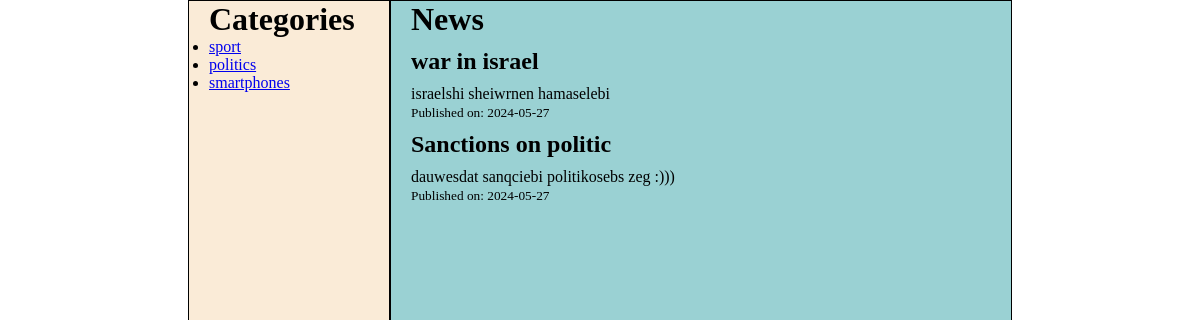
/?category_id=2, run on the app's committed database.
### tables this page shows
CREATE TABLE `categorys` (
  `category_id` int(4) UNSIGNED NOT NULL,
  `title` varchar(100) NOT NULL,
  `description` text DEFAULT NULL,
  `created_at` date NOT NULL DEFAULT current_timestamp()
);

CREATE TABLE `news` (
  `news_id` int(4) NOT NULL,
  `title` varchar(20) NOT NULL,
  `information` text NOT NULL,
  `created_at` date NOT NULL DEFAULT current_timestamp(),
  `category_id` int(4) UNSIGNED NOT NULL,
  `user_id` int(4) UNSIGNED NOT NULL
);

### index.php (the view, shortened to what this page needs)
<?php
include "./connection/conn.php"
?>
<!DOCTYPE html>
<html lang="en">
<head>
    <link rel="stylesheet" href="style.css">
</head>
<body>
    <main>
        <?php
        $nav_q = "SELECT category_id, title FROM categorys";
        $nav_result = mysqli_query($conn, $nav_q);
        $navigation = mysqli_fetch_all($nav_result, MYSQLI_ASSOC);
        $selected_category_id = isset($_GET['category_id']) ? intval($_GET['category_id']) : null;
        if ($selected_category_id) {
            $news_q = "SELECT news_id, title, information, created_at FROM news WHERE category_id = $selected_category_id";
        } else {
            $news_q = "SELECT news_id, title, information, created_at FROM news";
        }
        $news_result = mysqli_query($conn, $news_q);
        $newsfromdata = mysqli_fetch_all($news_result, MYSQLI_ASSOC);
        ?>
        <div class="navbar">
            <h1>Categories</h1>
            <ul>
                <?php
                foreach($navigation as $nav){
                ?>
                <li><a href="?category_id=<?=$nav['category_id']?>"><?=$nav['title']?></a></li>
                <?php
                }
                ?>
            </ul>
        </div>
        <div class="mtavari">
            <h1>News</h1>
            <ul>
                <?php
                foreach($newsfromdata as $news){
                ?>
                    <h2><?=$news['title']?></h2>
                    <p><?=$news['information']?></p>
                    <small>Published on: <?=$news['created_at']?></small>
                <?php
                }
                ?>
            </ul>
        </div>
    </main>
</body>
</html>

### style.css (style rules this page uses)
.mtavari { border: 1px solid black; width: 50%; height: 100vh; background-color: rgb(154, 209, 211); padding-left: 20px; }
.mtavari h2, p, small { padding-top: 10px; }
main { display: flex; justify-content: center; }
.navbar { border: 1px solid black; width: 15%; height: 100vh; padding-left: 20px; background-color: antiquewhite; }
* { padding: 0; margin: 0; }

### data on the page
categorys: title "sport"
categorys: title "politics"
categorys: title "smartphones"
news: title "war in israel", information "israelshi sheiwrnen hamaselebi", created_at "2024-05-27"
news: title "Sanctions on politic", information "dauwesdat sanqciebi politikosebs zeg :)))", created_at "2024-05-27"
